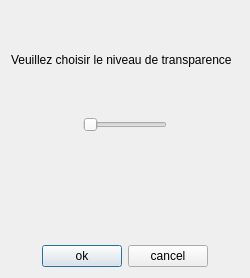
<?xml version="1.0" encoding="UTF-8"?>
<ui version="4.0">
 <class>Contraste</class>
 <widget class="QDialog" name="Contraste">
  <property name="geometry">
   <rect>
    <x>0</x>
    <y>0</y>
    <width>250</width>
    <height>278</height>
   </rect>
  </property>
  <property name="windowTitle">
   <string>Reglement du contraste</string>
  </property>
  <layout class="QVBoxLayout" name="verticalLayout">
   <item>
    <widget class="QLabel" name="label">
     <property name="text">
      <string>Veuillez choisir le niveau de transparence</string>
     </property>
    </widget>
   </item>
   <item>
    <layout class="QGridLayout" name="gridLayout">
     <item row="0" column="1">
      <widget class="QSlider" name="horizontalSlider">
       <property name="orientation">
        <enum>Qt::Horizontal</enum>
       </property>
      </widget>
     </item>
     <item row="0" column="0">
      <spacer name="horizontalSpacer_3">
       <property name="orientation">
        <enum>Qt::Horizontal</enum>
       </property>
       <property name="sizeHint" stdset="0">
        <size>
         <width>40</width>
         <height>20</height>
        </size>
       </property>
      </spacer>
     </item>
     <item row="0" column="2">
      <spacer name="horizontalSpacer_4">
       <property name="orientation">
        <enum>Qt::Horizontal</enum>
       </property>
       <property name="sizeHint" stdset="0">
        <size>
         <width>40</width>
         <height>20</height>
        </size>
       </property>
      </spacer>
     </item>
    </layout>
   </item>
   <item>
    <layout class="QHBoxLayout" name="horizontalLayout_2">
     <item>
      <spacer name="horizontalSpacer_5">
       <property name="orientation">
        <enum>Qt::Horizontal</enum>
       </property>
       <property name="sizeHint" stdset="0">
        <size>
         <width>40</width>
         <height>20</height>
        </size>
       </property>
      </spacer>
     </item>
     <item>
      <widget class="QLabel" name="valtransparence">
       <property name="text">
        <string/>
       </property>
      </widget>
     </item>
     <item>
      <spacer name="horizontalSpacer_6">
       <property name="orientation">
        <enum>Qt::Horizontal</enum>
       </property>
       <property name="sizeHint" stdset="0">
        <size>
         <width>40</width>
         <height>20</height>
        </size>
       </property>
      </spacer>
     </item>
    </layout>
   </item>
   <item>
    <layout class="QHBoxLayout" name="horizontalLayout">
     <item>
      <spacer name="horizontalSpacer">
       <property name="orientation">
        <enum>Qt::Horizontal</enum>
       </property>
       <property name="sizeHint" stdset="0">
        <size>
         <width>40</width>
         <height>20</height>
        </size>
       </property>
      </spacer>
     </item>
     <item>
      <widget class="QPushButton" name="ok">
       <property name="text">
        <string>ok</string>
       </property>
      </widget>
     </item>
     <item>
      <widget class="QPushButton" name="cancel">
       <property name="text">
        <string>cancel</string>
       </property>
      </widget>
     </item>
     <item>
      <spacer name="horizontalSpacer_2">
       <property name="orientation">
        <enum>Qt::Horizontal</enum>
       </property>
       <property name="sizeHint" stdset="0">
        <size>
         <width>40</width>
         <height>20</height>
        </size>
       </property>
      </spacer>
     </item>
    </layout>
   </item>
  </layout>
 </widget>
 <resources/>
 <connections>
  <connection>
   <sender>horizontalSlider</sender>
   <signal>valueChanged(int)</signal>
   <receiver>valtransparence</receiver>
   <slot>setNum(int)</slot>
   <hints>
    <hint type="sourcelabel">
     <x>197</x>
     <y>120</y>
    </hint>
    <hint type="destinationlabel">
     <x>259</x>
     <y>187</y>
    </hint>
   </hints>
  </connection>
 </connections>
</ui>
